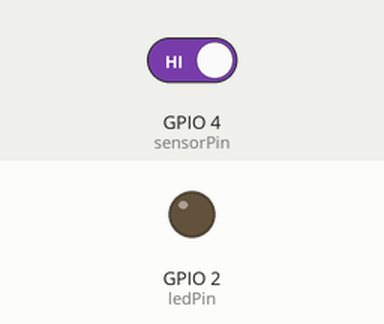
This sketch was run on a simulated ESP32. Parts: output pins drawn as LEDs (lit = HIGH). The inputs (shaded band) are chosen by the test bench; at power-on: GPIO 4 (sensorPin) HIGH. WiFi joins after 1.5 s; servers stay silent unless stated; what the sketch prints to the serial monitor is not drawn.

Above: at 0.1 s.
At 1.6 s:
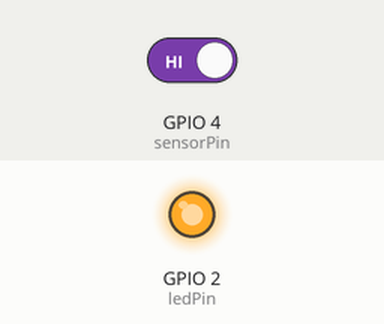
Timing chart, 0 to 3.1 s (numbered marks = the images above):
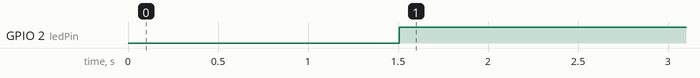

The sketch:

Door_Alarm_Email_Notification.ino
```cpp
#include <WiFi.h>
#include <ESP_Mail_Client.h>

// Wi-Fi credentials
#define WIFI_SSID "WIFI"
#define WIFI_PASSWORD "Password"

// Email credentials and server settings
#define SMTP_HOST "smtp.gmail.com"
#define SMTP_PORT 465
#define AUTHOR_EMAIL "YourEmail@gmail.com"
#define AUTHOR_PASSWORD "Your App Password"
#define RECIPIENT_EMAIL "RECIPIENT_EMAIL@RECIPIENT_EMAIL.COM"

// Magnet sensor pin
const int sensorPin = 4; // Adjust based on your setup
const int ledPin = 2;    // Pin for the LED (GPIO 2 on most ESP32 boards)

bool doorPreviouslyOpen = false; // Track the previous door state

void sendEmail() {
  SMTPSession smtp;
  Session_Config config;
  config.server.host_name = SMTP_HOST;
  config.server.port = SMTP_PORT;
  config.login.email = AUTHOR_EMAIL;
  config.login.password = AUTHOR_PASSWORD;

  SMTP_Message message;
  message.sender.email = AUTHOR_EMAIL;
  message.subject = "Door Open Alert";
  message.text.content = "The door has been opened!";
  message.addRecipient("Email", RECIPIENT_EMAIL);

  if (!smtp.connect(&config) || !MailClient.sendMail(&smtp, &message)) {
    Serial.println("Failed to send email");
  } else {
    Serial.println("Email sent successfully!");
  }

  smtp.closeSession();
}

void setup() {
  // Initialize Serial Monitor
  Serial.begin(115200);

  // Set the sensor pin as input and LED pin as output
  pinMode(sensorPin, INPUT_PULLUP);
  pinMode(ledPin, OUTPUT);

  // Connect to Wi-Fi
  Serial.print("Connecting to Wi-Fi...");
  WiFi.begin(WIFI_SSID, WIFI_PASSWORD);

  while (WiFi.status() != WL_CONNECTED) {
    delay(50);
    Serial.print(".");
  }
  Serial.println("\nConnected! IP Address: ");
  Serial.println(WiFi.localIP());
}

void loop() {
  // Check the current door status
  int sensorValue = digitalRead(sensorPin);
  bool doorOpen = (sensorValue == HIGH);

  // Turn the LED on if the door is open
  digitalWrite(ledPin, doorOpen ? HIGH : LOW);

  // Send an email only when the door transitions from closed to open
  if (doorOpen && !doorPreviouslyOpen) {
    Serial.println("Door opened! Sending email...");
    sendEmail();
  }

  // Update the previous door state
  doorPreviouslyOpen = doorOpen;

  delay(50); // Small delay to avoid excessive processing
}
```

Measured:
- by itself, GPIO 2 (ledPin): LOW → HIGH at 1.5 s
